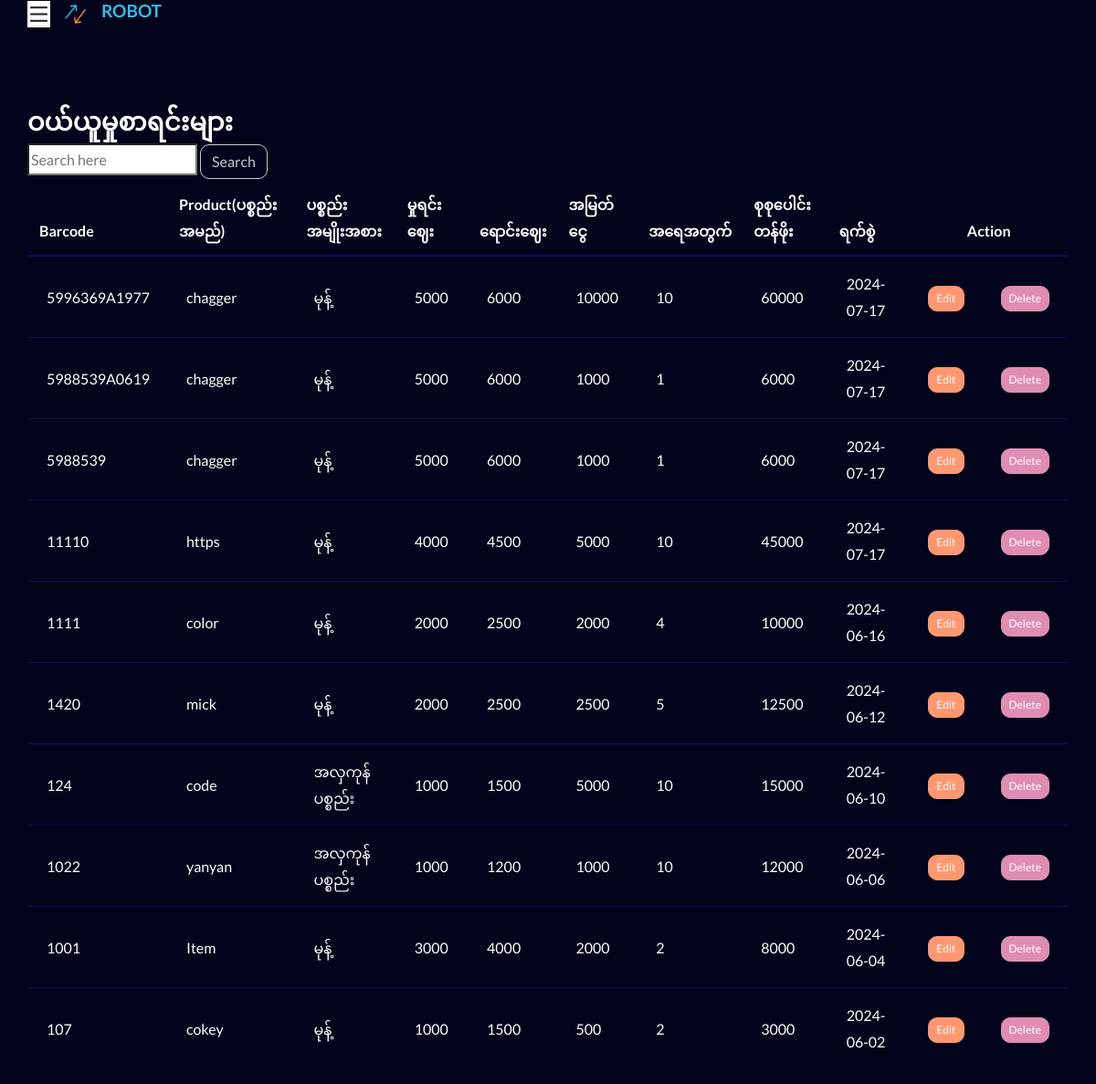
The app's page /list_product.php with its own data.
### tables this page shows
CREATE TABLE `products` (
  `barcode` text NOT NULL,
  `product` text NOT NULL,
  `item` text NOT NULL,
  `price` int(11) NOT NULL,
  `total_price` int(11) NOT NULL,
  `profic` int(11) NOT NULL,
  `quantity` int(11) NOT NULL,
  `total` int(11) NOT NULL,
  `date` date NOT NULL,
  `id` int(11) NOT NULL
);

### list_product.php (the view, shortened to what this page needs)
<?php
$file = __DIR__ . DIRECTORY_SEPARATOR . 'main' . DIRECTORY_SEPARATOR . 'index.php';
if (file_exists($file)) {
    include($file);
} else {
    echo "File not found: " . $file;
}
?>
<div class="content-page">
    <div class="container-fluid mt-3">
        <h3>ဝယ်ယူမှုစာရင်းများ</h3>
        <div class="">
            <form method="GET">
                <input type="search" name="search_barcode" placeholder="Search here"
                    value="<?php echo isset($_GET['search_barcode']) ? htmlspecialchars($_GET['search_barcode']) : ''; ?>">
                <button class="btn btn-outline-light" type="submit">Search</button>
            </form>
        </div>
        <table class="table table-dark table-hover">
            <thead>
                <tr class="text-white">
                    <th>Barcode</th>
                    <th>Product(ပစ္စည်းအမည်)</th>
                    <th>ပစ္စည်းအမျိုးအစား</th>
                    <th>မှုရင်းဈေး</th>
                    <th>ရောင်းဈေး</th>
                    <th>အမြတ်ငွေ</th>
                    <th>အရေအတွက်</th>
                    <th>စုစုပေါင်းတန်ဖိုး</th>
                    <th>ရက်စွဲ</th>
                    <th colspan="2" style="text-align: center;">Action</th>
                </tr>
            </thead>
            <tbody>
                <?php
                include(__DIR__ . DIRECTORY_SEPARATOR . 'main' . DIRECTORY_SEPARATOR . 'db_connect.php');
                $searchBarcode = isset($_GET['search_barcode']) ? $conn->real_escape_string($_GET['search_barcode']) : '';
                if (!empty($searchBarcode)) {
                    $sql = "SELECT barcode, product, item, price, total_price, profic, quantity, total, date, id FROM products
                            WHERE barcode LIKE ?
                            ORDER BY id DESC";
                    $stmt = $conn->prepare($sql);
                    $searchParam = "%{$searchBarcode}%";
                    $stmt->bind_param('s', $searchParam);
                } else {
                    $sql = "SELECT barcode, product, item, price, total_price, profic, quantity, total, date, id FROM products ORDER BY id DESC";
                    $stmt = $conn->prepare($sql);
                }
                $stmt->execute();
                $result = $stmt->get_result();
                if ($result->num_rows > 0) {
                    while ($row = $result->fetch_assoc()) {
                        echo "<tr>";
                        echo "<td>" . htmlspecialchars($row["barcode"]) . "</td>";
                        echo "<td>" . htmlspecialchars($row["product"]) . "</td>";
                        echo "<td>" . htmlspecialchars($row["item"]) . "</td>";
                        echo "<td>" . htmlspecialchars($row["price"]) . "</td>";
                        echo "<td>" . htmlspecialchars($row["total_price"]) . "</td>";
                        echo "<td>" . htmlspecialchars($row["profic"]) . "</td>";
                        echo "<td>" . htmlspecialchars($row["quantity"]) . "</td>";
                        echo "<td>" . htmlspecialchars($row["total"]) . "</td>";
                        echo "<td>" . htmlspecialchars($row["date"]) . "</td>";
                        echo "<td>";
                        echo "<form method='POST' onsubmit=\"return confirm('Are you sure you want to Edit?')\" action='edit_product.php'>";
                        echo "<button type='submit' class='btn btn-warning btn-sm'>Edit</button>";
                        echo "</form>";
                        echo "</td>";
                        echo "<td>";
                        echo "<form method='POST' onsubmit=\"return confirm('Are you sure you want to delete?')\" action='delete_product.php'>";
                        echo "<button type='submit' class='btn btn-danger btn-sm'>Delete</button>";
                        echo "</form>";
                        echo "</td>";
                        echo "</tr>";
                    }
                } else {
                    echo "<tr><td colspan='11'>No records found.</td></tr>";
                }
                ?>
            </tbody>
        </table>
    </div>
</div>

### records on screen
products: barcode "5996369A1977", product "chagger", item "မုန့်", price "5000", total_price "6000", profic "10000", quantity "10", total "60000", date "2024-07-17"
products: barcode "5988539A0619", product "chagger", item "မုန့်", price "5000", total_price "6000", profic "1000", quantity "1", total "6000", date "2024-07-17"
products: barcode "5988539", product "chagger", item "မုန့်", price "5000", total_price "6000", profic "1000", quantity "1", total "6000", date "2024-07-17"
products: barcode "11110", product "https", item "မုန့်", price "4000", total_price "4500", profic "5000", quantity "10", total "45000", date "2024-07-17"
products: barcode "1111", product "color", item "မုန့်", price "2000", total_price "2500", profic "2000", quantity "4", total "10000", date "2024-06-16"
products: barcode "1420", product "mick", item "မုန့်", price "2000", total_price "2500", profic "2500", quantity "5", total "12500", date "2024-06-12"
products: barcode "124", product "code", item "အလှကုန်ပစ္စည်း", price "1000", total_price "1500", profic "5000", quantity "10", total "15000", date "2024-06-10"
products: barcode "1022", product "yanyan", item "အလှကုန်ပစ္စည်း", price "1000", total_price "1200", profic "1000", quantity "10", total "12000", date "2024-06-06"
products: barcode "1001", product "Item", item "မုန့်", price "3000", total_price "4000", profic "2000", quantity "2", total "8000", date "2024-06-04"
products: barcode "107", product "cokey", item "မုန့်", price "1000", total_price "1500", profic "500", quantity "2", total "3000", date "2024-06-02"
